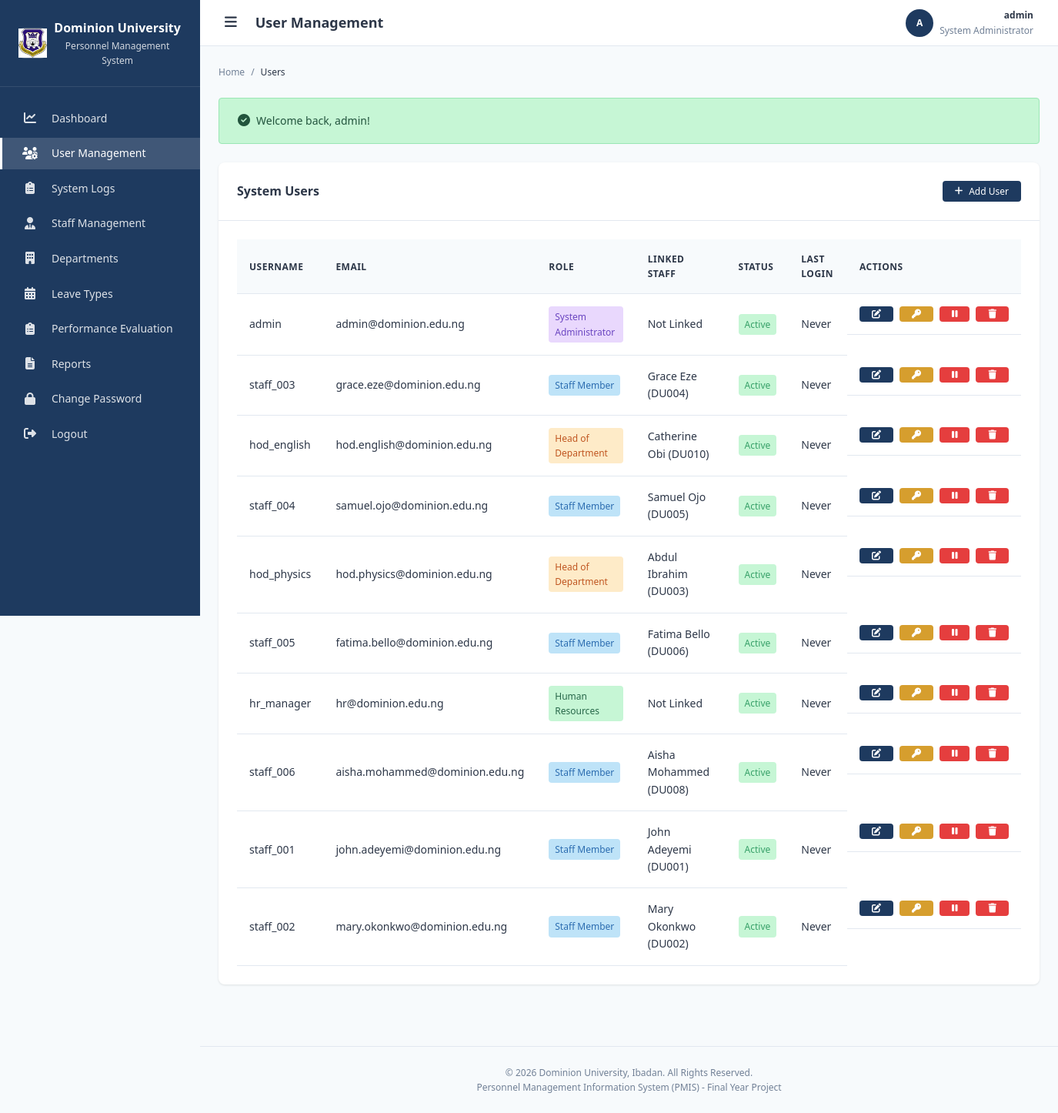
The app's page /modules/users/list.php (signed in) with its own data.
### tables this page shows
CREATE TABLE users (
    id INT AUTO_INCREMENT PRIMARY KEY,
    username VARCHAR(50) NOT NULL UNIQUE,
    email VARCHAR(100),
    password_hash VARCHAR(255) NOT NULL,
    role_id INT NOT NULL,
    staff_id INT NULL COMMENT 'Link to staff record if applicable',
    status ENUM('active', 'inactive') DEFAULT 'active',
    last_login TIMESTAMP NULL,
    created_at TIMESTAMP DEFAULT CURRENT_TIMESTAMP,
    updated_at TIMESTAMP DEFAULT CURRENT_TIMESTAMP ON UPDATE CURRENT_TIMESTAMP,
    
     
    FOREIGN KEY (role_id) REFERENCES roles(id) ON DELETE RESTRICT ON UPDATE CASCADE,
    FOREIGN KEY (staff_id) REFERENCES staff(id) ON DELETE SET NULL ON UPDATE CASCADE,
    
     
    INDEX idx_username (username),
    INDEX idx_user_status (status),
    INDEX idx_user_role (role_id)
);

CREATE TABLE roles (
    id INT AUTO_INCREMENT PRIMARY KEY,
    role_name VARCHAR(50) NOT NULL UNIQUE,
    description VARCHAR(255),
    created_at TIMESTAMP DEFAULT CURRENT_TIMESTAMP,
    INDEX idx_role_name (role_name)
);

### includes/role_check.php (called while the page is built, shortened)
<?php
function getRoleDisplayName($role) {
    $names = [
        'admin' => 'System Administrator',
        'hr' => 'Human Resources',
        'hod' => 'Head of Department',
        'staff' => 'Staff Member'
    ];
    return $names[$role] ?? ucfirst($role);
}
function getRoleBadgeClass($role) {
    $classes = [
        'admin' => 'badge-admin',
        'hr' => 'badge-hr',
        'hod' => 'badge-hod',
        'staff' => 'badge-staff'
    ];
    return $classes[$role] ?? 'badge-default';
}
function getStatusBadgeClass($status) {
    $classes = [
        'active' => 'badge-success',
        'inactive' => 'badge-danger',
        'pending' => 'badge-warning',
        'approved' => 'badge-success',
        'rejected' => 'badge-danger',
        'suspended' => 'badge-warning',
        'hod_approved' => 'badge-info',
        'hod_rejected' => 'badge-danger',
        'dean_approved' => 'badge-info',
        'dean_rejected' => 'badge-danger'
    ];
    return $classes[$status] ?? 'badge-default';
}

### modules/users/list.php (the view, shortened to what this page needs)
<?php
require_once '../../includes/functions.php';
require_once '../../includes/role_check.php';
try {
    $stmt = $pdo->query("
        SELECT u.*, r.role_name, s.staff_id as staff_code, CONCAT(s.first_name, ' ', s.last_name) as staff_name
        FROM users u
        JOIN roles r ON u.role_id = r.id
        LEFT JOIN staff s ON u.staff_id = s.id
        ORDER BY u.created_at DESC
    ");
    $users = $stmt->fetchAll();
} catch (PDOException $e) {
    error_log("Users List Error: " . $e->getMessage());
    setFlashMessage('error', 'Error loading users');
    $users = [];
}
require_once '../../includes/header.php';
require_once '../../includes/sidebar.php';
?>
<div class="card">
    <div class="card-header">
        <h3 class="card-title">System Users</h3>
        <a href="add.php" class="btn btn-primary btn-sm"><i class="fas fa-plus"></i> Add User</a>
    </div>
    <div class="card-body">
        <?php if (!empty($users)): ?>
            <div class="table-container">
                <table class="data-table" id="usersTable">
                    <thead>
                        <tr>
                            <th>Username</th>
                            <th>Email</th>
                            <th>Role</th>
                            <th>Linked Staff</th>
                            <th>Status</th>
                            <th>Last Login</th>
                            <th>Actions</th>
                        </tr>
                    </thead>
                    <tbody>
                        <?php foreach ($users as $user): ?>
                            <tr>
                                <td><?php echo escapeOutput($user['username']); ?></td>
                                <td><?php echo escapeOutput($user['email'] ?? 'N/A'); ?></td>
                                <td>
                                    <span class="badge <?php echo getRoleBadgeClass($user['role_name']); ?>">
                                        <?php echo getRoleDisplayName($user['role_name']); ?>
                                    </span>
                                </td>
                                <td>
                                    <?php if ($user['staff_code']): ?>
                                        <?php echo escapeOutput($user['staff_name'] . ' (' . $user['staff_code'] . ')'); ?>
                                    <?php else: ?>
                                        <span class="text-muted">Not Linked</span>
                                    <?php endif; ?>
                                </td>
                                <td>
                                    <span class="badge <?php echo getStatusBadgeClass($user['status']); ?>">
                                        <?php echo ucfirst($user['status']); ?>
                                    </span>
                                </td>
                                <td><?php echo $user['last_login'] ? formatDateTime($user['last_login']) : 'Never'; ?></td>
                                <td class="actions">
                                    <a href="edit.php?id=<?php echo $user['id']; ?>" class="btn btn-sm btn-primary" title="Edit"><i class="fas fa-edit"></i></a>
                                    <a href="reset_password.php?id=<?php echo $user['id']; ?>" class="btn btn-sm btn-warning" title="Reset Password"><i class="fas fa-key"></i></a>
                                    <?php if ($user['status'] == 'active'): ?>
                                        <a href="toggle.php?id=<?php echo $user['id']; ?>&action=deactivate"
                                           class="btn btn-sm btn-danger" title="Deactivate"
                                           onclick="return confirm('Deactivate this user?')"><i class="fas fa-pause"></i></a>
                                    <?php else: ?>
                                        <a href="toggle.php?id=<?php echo $user['id']; ?>&action=activate"
                                           class="btn btn-sm btn-success" title="Activate"
                                           onclick="return confirm('Activate this user?')"><i class="fas fa-play"></i></a>
                                    <?php endif; ?>
                                    <a href="delete.php?id=<?php echo $user['id']; ?>"
                                       class="btn btn-sm btn-danger" title="Delete"
                                       onclick="return confirm('Are you sure you want to permanently delete this user? This action cannot be undone.')"><i class="fas fa-trash"></i></a>
                                </td>
                            </tr>
                        <?php endforeach; ?>
                    </tbody>
                </table>
            </div>
        <?php else: ?>
            <p class="text-center text-muted">No users found</p>
        <?php endif; ?>
    </div>
</div>
<?php require_once '../../includes/footer.php'; ?>

### assets/css/style.css (style rules this page uses)
:root { --primary-color: #1e3a5f; --primary-dark: #152a45; --primary-light: #2c5282; --secondary-color: #2d5a87; --accent-color: #3182ce; --bg-color: #f7fafc; --card-bg: #ffffff; --text-color: #2d3748; --text-muted: #718096; --border-color: #e2e8f0; --success-color: #38a169; --success-bg: #c6f6d5; --danger-color: #e53e3e; --danger-bg: #fed7d7; --warning-color: #d69e2e; --warning-bg: #fefcbf; --info-color: #3182ce; --info-bg: #bee3f8; --font-family: 'Segoe UI', Tahoma, Geneva, Verdana, sans-serif; --font-size-base: 14px; --font-size-sm: 12px; --font-size-lg: 16px; --font-size-xl: 18px; --font-size-2xl: 24px; --spacing-xs: 4px; --spacing-sm: 8px; --spacing-md: 16px; --spacing-lg: 24px; --spacing-xl: 32px; --radius-sm: 4px; --radius-md: 8px; --radius-lg: 12px; --shadow-sm: 0 1px 3px rgba(0, 0, 0, 0.1); --shadow-md: 0 4px 6px rgba(0, 0, 0, 0.1); --shadow-lg: 0 10px 15px rgba(0, 0, 0, 0.1); --sidebar-width: 260px; --sidebar-collapsed: 70px; --header-height: 60px; }
* { margin: 0; padding: 0; box-sizing: border-box; }
html { font-size: var(--font-size-base); }
body { font-family: var(--font-family); background-color: var(--bg-color); color: var(--text-color); line-height: 1.6; min-height: 100vh; }
a { text-decoration: none; color: var(--accent-color); transition: color 0.2s; }
.card { background: var(--card-bg); border-radius: var(--radius-md); box-shadow: var(--shadow-sm); margin-bottom: var(--spacing-lg); }
.card-header { padding: var(--spacing-lg); border-bottom: 1px solid var(--border-color); display: flex; align-items: center; justify-content: space-between; }
.card-title { font-size: var(--font-size-lg); font-weight: 600; color: var(--text-color); }
.card-body { padding: var(--spacing-lg); }
.table-container { overflow-x: auto; }
.data-table { width: 100%; border-collapse: collapse; }
.data-table th, .data-table td { padding: var(--spacing-md); text-align: left; border-bottom: 1px solid var(--border-color); }
.data-table th { background: var(--bg-color); font-weight: 600; color: var(--text-color); font-size: var(--font-size-sm); text-transform: uppercase; letter-spacing: 0.5px; }
.data-table .actions { display: flex; gap: var(--spacing-sm); }
.btn { display: inline-flex; align-items: center; justify-content: center; gap: var(--spacing-sm); padding: var(--spacing-sm) var(--spacing-lg); border: none; border-radius: var(--radius-sm); font-size: var(--font-size-base); font-weight: 500; cursor: pointer; transition: all 0.2s; text-decoration: none; }
.btn-primary { background: var(--primary-color); color: #fff; }
.btn-danger { background: var(--danger-color); color: #fff; }
.btn-warning { background: var(--warning-color); color: #fff; }
.btn-sm { padding: var(--spacing-xs) var(--spacing-md); font-size: var(--font-size-sm); }
.badge { display: inline-block; padding: var(--spacing-xs) var(--spacing-sm); border-radius: var(--radius-sm); font-size: var(--font-size-sm); font-weight: 500; }
.badge-success { background: var(--success-bg); color: var(--success-color); }
.badge-admin { background: #e9d8fd; color: #6b46c1; }
.badge-hr { background: #c6f6d5; color: #276749; }
.badge-hod { background: #feebc8; color: #c05621; }
.badge-staff { background: #bee3f8; color: #2b6cb0; }

### records on screen
users: username "admin", email "admin@dominion.edu.ng", role.role_name "System Administrator", shows "Not Linked", status "Active", shows "Never"
users: username "staff_003", email "grace.eze@dominion.edu.ng", role.role_name "Staff Member", staff_code "Grace Eze (DU004)", status "Active", shows "Never"
users: username "hod_english", email "hod.english@dominion.edu.ng", role.role_name "Head of Department", staff_code "Catherine Obi (DU010)", status "Active", shows "Never"
users: username "staff_004", email "samuel.ojo@dominion.edu.ng", role.role_name "Staff Member", staff_code "Samuel Ojo (DU005)", status "Active", shows "Never"
users: username "hod_physics", email "hod.physics@dominion.edu.ng", role.role_name "Head of Department", staff_code "Abdul Ibrahim (DU003)", status "Active", shows "Never"
users: username "staff_005", email "fatima.bello@dominion.edu.ng", role.role_name "Staff Member", staff_code "Fatima Bello (DU006)", status "Active", shows "Never"
users: username "hr_manager", email "hr@dominion.edu.ng", role.role_name "Human Resources", shows "Not Linked", status "Active", shows "Never"
users: username "staff_006", email "aisha.mohammed@dominion.edu.ng", role.role_name "Staff Member", staff_code "Aisha Mohammed (DU008)", status "Active", shows "Never"
users: username "staff_001", email "john.adeyemi@dominion.edu.ng", role.role_name "Staff Member", staff_code "John Adeyemi (DU001)", status "Active", shows "Never"
users: username "staff_002", email "mary.okonkwo@dominion.edu.ng", role.role_name "Staff Member", staff_code "Mary Okonkwo (DU002)", status "Active", shows "Never"

### other values on screen
escapeOutput($pageTitle) "User Management"
$currentUserInitials "A"
escapeOutput($currentUserName) "admin"
escapeOutput($currentUserRole) "System Administrator"
escapeOutput($name) "Users"
escapeOutput($msg['message']) "Welcome back, admin!"
